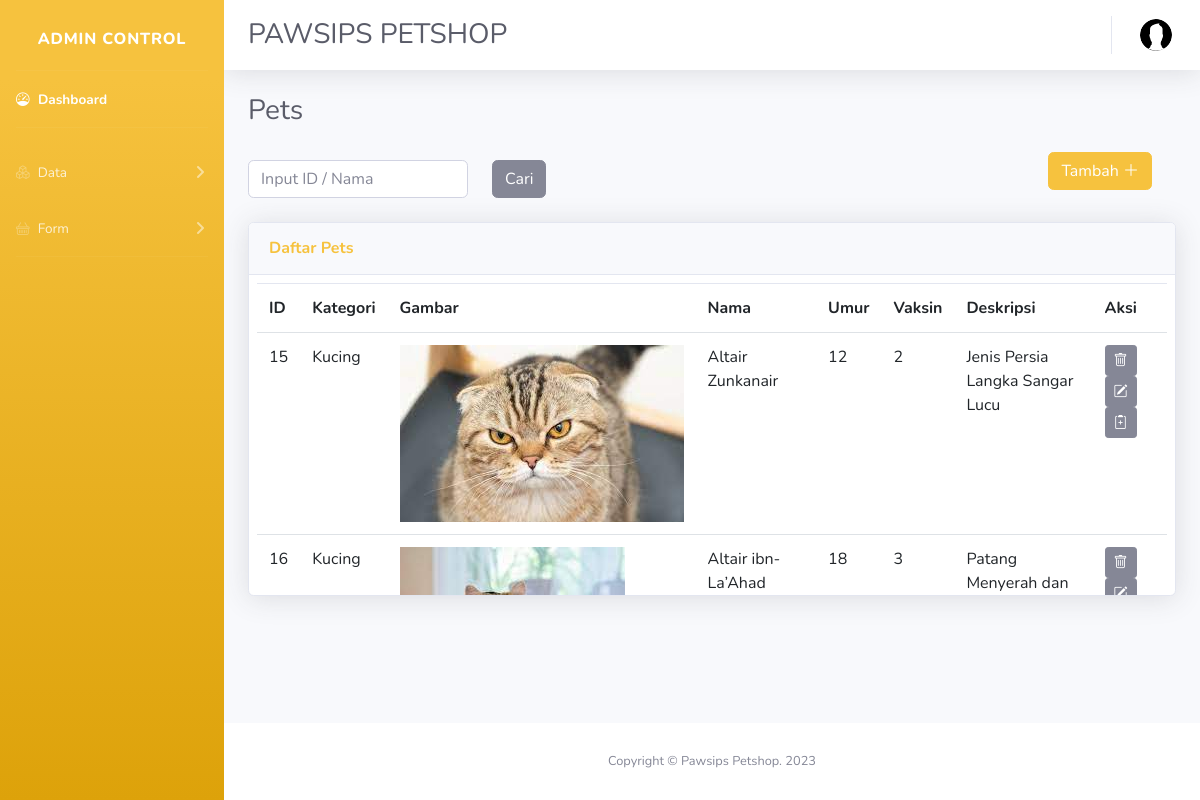
/admin/inventory/pet/pet.php (signed in), run on the app's committed database.
### tables this page shows
CREATE TABLE `pet` (
  `id` int(5) NOT NULL,
  `kategori_ID` int(5) DEFAULT NULL,
  `nama` varchar(50) DEFAULT NULL,
  `umur` int(15) DEFAULT NULL,
  `vaksin` varchar(20) NOT NULL,
  `deskripsi` varchar(1000) DEFAULT NULL,
  `img` varchar(100) NOT NULL
);

CREATE TABLE `kategori` (
  `id` int(5) NOT NULL,
  `nama` varchar(50) DEFAULT NULL
);

### admin/functions.php (called while the page is built, shortened)
<?php
$conn = mysqli_connect("sql112.infinityfree.com","if0_34427293","DeNOIEZplq2Yya","if0_34427293_db_pet2");
function query ($query){
    global $conn;
    $result = mysqli_query($conn,$query);
    $rows = [];
    while ($row = mysqli_fetch_assoc($result)){
        $rows [] = $row;
    }
    return $rows;
}
?>

### admin/inventory/pet/pet.php (the view, shortened to what this page needs)
<?php
require '../../functions.php';
    $pet = query("SELECT p.id id, k.nama kategori, p.nama nama, umur, vaksin, deskripsi, img FROM pet p
                        JOIN kategori k ON (p.kategori_ID=k.id)");
?>
<!DOCTYPE html>
<html lang="en">
<head>
    <link href="https://cdn.jsdelivr.net/npm/bootstrap@5.3.0-alpha3/dist/css/bootstrap.min.css" rel="stylesheet">
    <link rel="stylesheet" href="https://cdn.jsdelivr.net/npm/bootstrap-icons@1.10.5/font/bootstrap-icons.css">
    <link href="../../css/style2.css" rel="stylesheet">
</head>
<body id="page-top">
    <div id="wrapper">
        <ul class="navbar-nav bg-gradient-warning sidebar sidebar-dark accordion" id="accordionSidebar">
            <a class="sidebar-brand d-flex align-items-center justify-content-center" href="">
                <div class="sidebar-brand-text mx-3 pt-2">Admin Control</div>
            </a>
            <hr class="sidebar-divider my-0">
            <li class="nav-item active">
                <a class="nav-link" href="../../index.php">
                  <i class="bi bi-speedometer"></i>
                    <span>Dashboard</span></a>
            </li>
            <hr class="sidebar-divider">
            <li class="nav-item">
                <a class="nav-link collapsed" href="#" data-toggle="collapse" data-target="#collapseCharts1"
                    aria-expanded="true" aria-controls="collapseCharts1">
                    <i class="bi bi-boxes"></i>
                    <span>Data</span>
                </a>
            </li>
            <li class="nav-item">
                <a class="nav-link collapsed" href="#" data-toggle="collapse" data-target="#collapseCharts2"
                    aria-expanded="true" aria-controls="collapseCharts2">
                    <i class="bi bi-basket"></i>
                    <span>Form</span>
                </a>
            </li>
            <hr class="sidebar-divider d-none d-md-block">
        </ul>
        <div id="content-wrapper" class="d-flex flex-column">
            <div id="content">
                <nav class="navbar navbar-expand navbar-light bg-white topbar mb-4 static-top shadow">
                    <div class="d-sm-flex align-items-center justify-content-between mb-4">
                        <h1 class="h3 mb-0 text-gray-800 pt-4 ps-2">PAWSIPS PETSHOP</h1>
                    </div>
                    <ul class="navbar-nav ml-auto">
                        <li class="nav-item dropdown no-arrow">
                            <a class="nav-link dropdown-toggle" href="#" id="userDropdown" role="button"
                                data-toggle="dropdown" aria-haspopup="true" aria-expanded="false">
                                <img class="img-profile rounded-circle"
                                    src="../../img/undraw_profile.svg">
                            </a>
                        </li>
                    </ul>
                </nav>
                <div class="container-fluid">
                    <div class="d-sm-flex align-items-center justify-content-between mb-4">
                        <h1 class="h3 mb-0 text-gray-800">Pets</h1>
                    </div>
                    <div class="row d-flex justify-content-between">
                        <div class="col-md-auto pt-2 pb-4">
                            <form action="" method ="post" class="row g-3">
                                <div class="col-md-auto">
                                    <input class="form-control" type="text" name ="keyword" autofocus placeholder ="Input ID / Nama" autocomplete ="off" required>
                                </div>
                                <div class="col-md-auto">
                                    <button class="btn btn-secondary" type ="submit" name="cari">Cari</button>
                                </div>
                            </form>
                        </div>
                        <div class="col-md-auto ps-3">
                            <a href="tambah.php"><button type="button" class="btn btn-warning me-4">Tambah  <i class="bi bi-plus-lg"></i></button></a>
                        </div>
                    </div>
                    <div class="row">
                        <div class="col-xl-12 col-lg-10">
                            <div class="card shadow mb-4">
                                <div class="card-header py-3">
                                    <h6 class="m-0 font-weight-bold text-warning">Daftar Pets</h6>
                                </div>
                                <div class="d-flex justify-content-center p-2 pb-2 overflow-y-scroll" style="max-height: 20rem;">
                                    <table class="table align-middle">
                                        <tr>
                                            <th>ID</th>
                                            <th>Kategori</th>
                                            <th>Gambar</th>
                                            <th>Nama</th>
                                            <th>Umur</th>
                                            <th>Vaksin</th>
                                            <th>Deskripsi</th>
                                            <th>Aksi</th>
                                        </tr>
                                    <?php foreach ($pet as $row) : ?>
                                    <tr>
                                        <td><?= $row["id"]?></td>
                                        <td><?= ($row["kategori"])?></td>
                                        <td>
                                        <img class="img" src="../../img/pets<?php echo $row['img'];?>" alt="Responsive image">
                                    </td>
                                        <td><?= ($row["nama"])?></td>
                                        <td><?= ($row["umur"])?></td>
                                        <td><?= ($row["vaksin"])?></td>
                                        <td><?= ($row["deskripsi"])?></td>
                                        <td class="">
                                            <a href="hapus.php?id=<?= $row["id"];?>" onclick="return confirm('Yakin?');"><button type="button" class="btn btn-secondary btn-sm p-1"><i class="bi bi-trash p-1"></i></button></a>
                                            <a href="ubah.php?id=<?= $row["id"];?>"><button type="button" class="btn btn-secondary btn-sm p-1"><i class="bi bi-pencil-square p-1"></i></button></a>
                                            <a href="plus.php?id=<?= $row["id"];?>"><button type="button" class="btn btn-secondary btn-sm p-1"><i class="bi bi-clipboard2-plus p-1"></i></button></a>
                                        </td>
                                    </tr>
                                    <?php endforeach ?>
                                    </table>
                                </div>
                            </div>
                        </div>
                    </div>
                </div>
            </div>
            <footer class="sticky-footer bg-white">
                <div class="container my-auto">
                    <div class="copyright text-center my-auto">
                        <span>Copyright &copy;  Pawsips Petshop. 2023</span>
                    </div>
                </div>
            </footer>
        </div>
    </div>
</body>
</html>

### data on the page
pet: id "15", kategori_ID.nama "Kucing", img (picture), nama "Altair Zunkanair", umur "12", vaksin "2", deskripsi "Jenis Persia Langka Sangar Lucu"
pet: id "16", kategori_ID.nama "Kucing", img (picture), nama "Altair ibn-La’Ahad", umur "18", vaksin "3", deskripsi "Patang Menyerah dan…"
